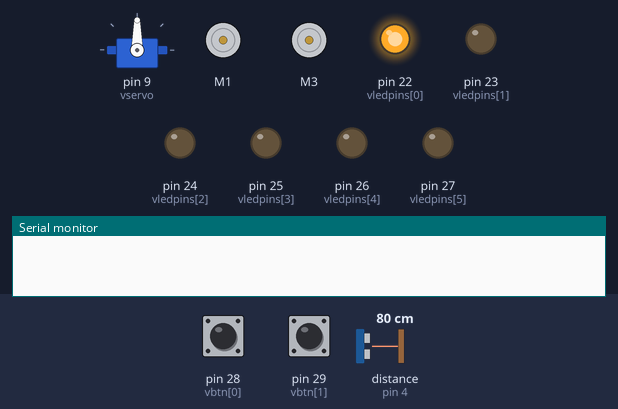
This sketch was run on a simulated Arduino Mega 2560, built with avr-gcc and run on an emulated ATmega2560. Parts: servo, 2 × DC motor (green arrow = forward, orange = backward, longer = faster), output pins drawn as LEDs (lit = HIGH), the last lines printed to the serial monitor. The test bench sets the inputs (shaded band); at power-on: pin 28 (vbtn[0]) LOW, distance to the obstacle (sensor on pin 4) 80 cm, pin 29 (vbtn[1]) LOW. The echo pulse lasts 58.3 µs per cm; pins used as bus, display or sensor lines are not drawn.

Above: at 4.2 s.
4.3 s: pin 28 (vbtn[0]) pulled HIGH for 0.15 s
At 6.2 s:
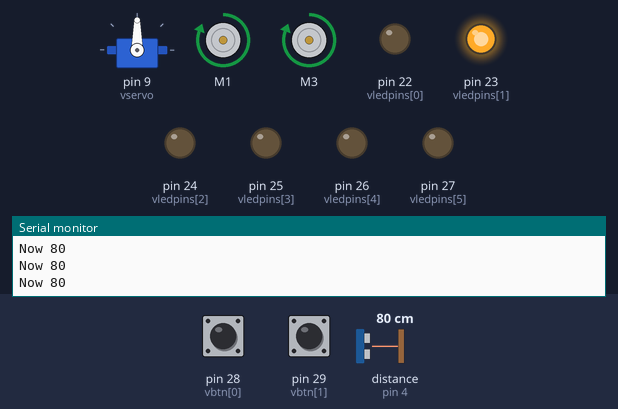
6.5 s: distance to the obstacle (sensor on pin 4) set to 33 cm
8.0 s: distance to the obstacle (sensor on pin 4) set to 26 cm
At 10.9 s:
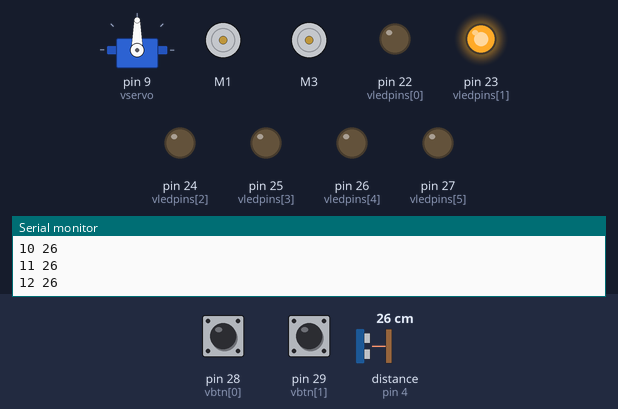
11.0 s: pin 29 (vbtn[1]) pulled HIGH for 3.2 s
At 15.0 s:
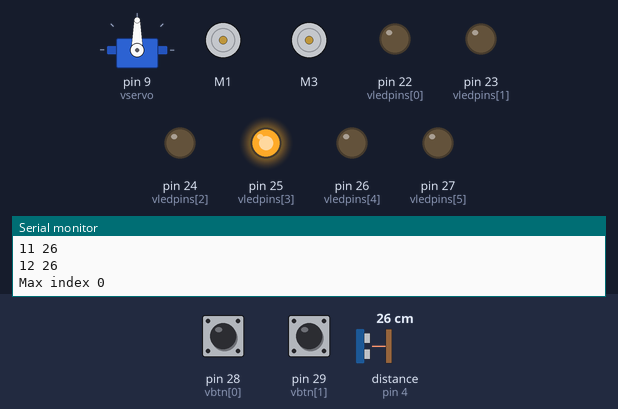
15.7 s: pin 29 (vbtn[1]) pulled HIGH for 0.15 s
At 16.8 s:
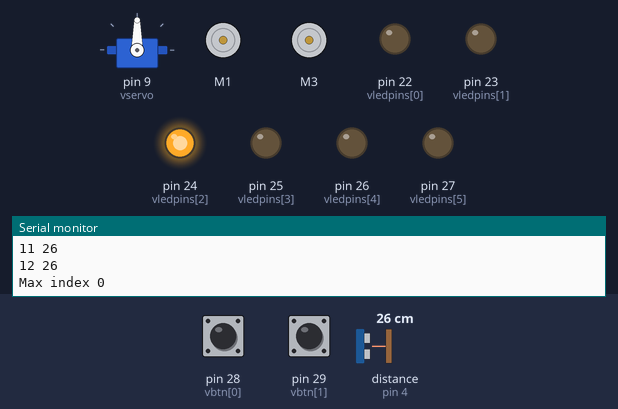
17.7 s: pin 29 (vbtn[1]) pulled HIGH for 1 s
At 18.5 s:
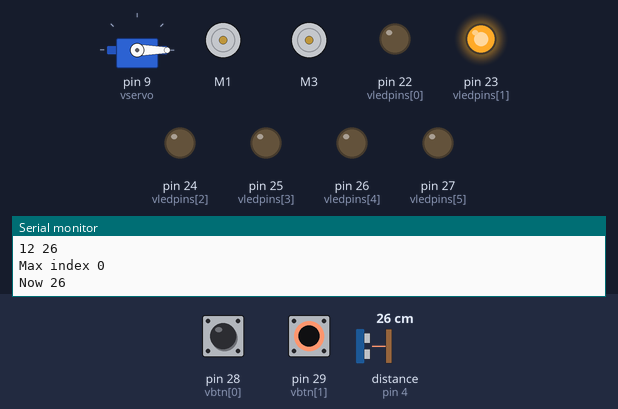
Timing chart, 0 to 21.7 s (numbered marks = the images above; inputs shaded):
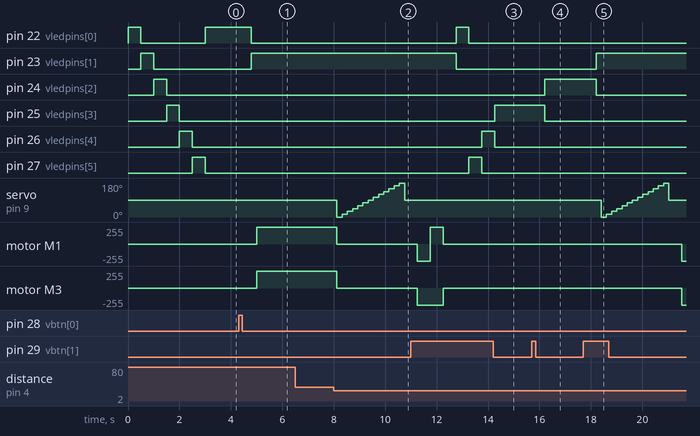

Measured:
- the behaviour switches between 30 and 29 cm on distance to the obstacle (sensor on pin 4) (found by bisection; images 1 and 2)
- after the input at 4.3 s, pin 22 (vledpins[0]): HIGH → LOW after 0.50 s; pin 23 (vledpins[1]): LOW → HIGH after 0.50 s; motor M1, motor M3: stopped → forward 255/255 after 0.71 s
- after the input at 8.0 s, servo on pin 9 (vservo): 90° → 0° after 0.13 s, → 15° 0.20 s later, → 30° 0.20 s later, → 45° 0.20 s later, … (14 changes in this stretch); motor M1, motor M3: forward 255/255 → stopped after 0.13 s
- after the input at 11.0 s, pin 22 (vledpins[0]): LOW → HIGH after 1.8 s, → LOW 0.50 s later; pin 23 (vledpins[1]): HIGH → LOW after 1.8 s; pin 25 (vledpins[3]): LOW → HIGH after 3.3 s; pin 26 (vledpins[4]): LOW → HIGH after 2.8 s, → LOW 0.50 s later; pin 27 (vledpins[5]): LOW → HIGH after 2.3 s, → LOW 0.50 s later
- after the input at 15.7 s, pin 24 (vledpins[2]): LOW → HIGH after 0.50 s; pin 25 (vledpins[3]): HIGH → LOW after 0.50 s
- after the input at 17.7 s, pin 23 (vledpins[1]): LOW → HIGH after 0.50 s; pin 24 (vledpins[2]): HIGH → LOW after 0.50 s; servo on pin 9 (vservo): 90° → 0° after 0.70 s, → 15° 0.20 s later, → 30° 0.20 s later, → 45° 0.20 s later, … (14 changes in this stretch); motor M1, motor M3: stopped → backward 255/255 after 3.8 s

The sketch:

vedroidmobil.ino
```cpp
#include <AFMotor.h> // Подключаем библиотеку для управления двигателями
#include <Servo.h>   // Подключаем библиотеку для сервоприводов
#include <SoftwareSerial.h> // Подключаем библиотеку для работы с Serial через дискретные порты

//Создаем объекты для двигателей
AF_DCMotor motor1(1); //канал М1 на Motor Shield — задний левый
AF_DCMotor motor2(3); //канал М2 на Motor Shield — задний правый й
// Создаем объект для сервопривода
Servo vservo;
// Прописываем пины используемые модулем Bluetooth
SoftwareSerial BTSerial(50, 51); // RX, TX
// Создаем переменную для команд Bluetooth
char vcmd;
// Создаем переменные для запоминания скорости левых и правых двигателей
int vspdL, vspdR;
/* Создаем переменную, на значение которой будет уменьшаться скорость при плавных поворотах.
Текущая скорость должна быть больше этого значения.  В противном случае двигатели со стороны направления поворота просто не будут вращаться */
const int vspd = 200;
// Заносим в массив пины, к которым подключены светодиоды
const int vledpins[6]={
  22,23,24,25,26,27};
// Создаем переменную для сохранения режима работы
int vmode;
// Создаем переменную для сохранения предыдущего режима работы
int vmodeprev = -1;
// Заносим в массив пины, к которым подключены кнопки
const int vbtn[2]={
  28,29};
// Массив для хранения углов поворота сервопривода (шаг 15 градусов)
const int vservo_array[13]={
  0,15,30,45,60,75,90,105,120,135,150,165,180};
// Массив для хранения данных о расстоянии под различными углами поворота сервопривода
int vHC_SR04_array[13];
// Пины, используемые ультразвуковым дальномером
const int vTrig = 2;
const int vEcho = 4;
// Переменные, для хранения данных с дальномера
unsigned int vtime_us=0;
unsigned int vdistance_sm=0;
// Минимальное расстояние в сантиметрах, при котором нужно искать новый маршрут движения
const int vmindistance = 30;
// Переменная для циклов перебора значения массивов vservo_array и vHC_SR04_array
int vservo_int;
// Переменные для цикла поиска максимального значения в массивах
int vmaxarrayindex_int;
int vmaxarrayvalue_int;

void setup() {
  // Устанавливаем скорость передачи данных по Bluetooth
  BTSerial.begin(9600);
  // Устанавливаем скорость передачи данных по кабелю
  Serial.begin(9600);
  // Выбираем пин к которому подключен сервопривод
  vservo.attach(9); // или 10, если воткнули в крайний разъём
  // Поворачиваем сервопривод в положение 90 градусов при каждом включении
  vservo.write(90);
  // Устанавливаем максимальную скорость вращения двигателей
  vspeed(255,255);
  /* Устанавливаем все выводы, к которым подключены светодиоды,
   в OUTPUT. Зажигаем и гасим светодиоды с интервалом в 0.5 сек
   для проверки */
  for (vmode = 0; vmode < 6; vmode = vmode + 1) {
    pinMode(vledpins[vmode], OUTPUT);
    digitalWrite(vledpins[vmode], HIGH);
    delay (500);
    digitalWrite(vledpins[vmode], LOW);
  }
  /* Устанавливаем выводы, к которым подключены кнопки, в INPUT. */
  pinMode(vbtn[0], INPUT);
  pinMode(vbtn[1], INPUT);
  // Устанавливаем значение первого режима работы робота
  vmode = 0;
  // Устанавливаем значение для пинов, к которым подключен ультразвуковой дальномер
  pinMode(vTrig, OUTPUT);
  pinMode(vEcho, INPUT);
}

void loop() {
  /* Переключение режимов работы робота */
  // Кнопка переключения на следующий режим - BTN1
  if (digitalRead(vbtn[0]) == HIGH) {
    vmode = vmode + 1;
    vmodeprev = vmode - 1;
    if (vmode > 5) {
      vmode = 0;
      vmodeprev = 5;
    }
    vrelease();
    delay (500);
  }
  // Кнопка переключения на предыдущий режим - BTN2
  if (digitalRead(vbtn[1]) == HIGH) {
    vmode = vmode - 1;
    vmodeprev = vmode + 1;
    if (vmode < 0) {
      vmode = 5;
      vmodeprev = 0;
    }
    vrelease();
    delay (500);
  }
  // Засвечиваем светодиод текущего режима работы
  digitalWrite(vledpins[vmode], HIGH);
  // Гасим светодиод предыдущего режима работы
  if (vmodeprev > -1) {
    digitalWrite(vledpins[vmodeprev], LOW);
  }
  /* Выбор режима работы */
  switch (vmode) {
  case 0:
    // Режим ожидания
    break;
  case 1:
    // Режим работы с использованием ультразвукового дальномера
    vultrasoundmode();
    break;
  case 2:
    // Режим
    break;
  case 3:
    // Режим управления через Bluetooth
    vbluetoothmode();
    break;
  case 4:
    // Режим
    break;
  case 5:
    // Режим
    break;
  }
}
/* Режим работы с использованием ультразвукового дальномера */
void vultrasoundmode(){
  vservo.write(90);
  delay(200);
  Serial.print("Now ");
  Serial.println(vHC_SR04());
  // Если расстояние меньше наименьшего, то
  if (vHC_SR04() < vmindistance) {
    // Останавливаем двигатели
    vrelease();
    // Крутим серву измеряя расстояния и занося данные в массив
    for (vservo_int = 0; vservo_int < 13; vservo_int = vservo_int + 1) {
      vservo.write(vservo_array[vservo_int]);
      delay(200);
      vHC_SR04_array[vservo_int] = vHC_SR04();
      // Выводим данные для отладки
      Serial.print(vservo_int);
      Serial.print(" ");
      Serial.println(vHC_SR04_array[vservo_int]);
    }
    vservo.write(90);
    delay(500);
    // Поиск в массиве позиции с максимальным значением
    vmaxarrayindex_int = 0;
    vmaxarrayvalue_int = 0;
    for (vservo_int = 0; vservo_int < 13; vservo_int = vservo_int + 1) {
      if (vHC_SR04_array[vservo_int] > vmaxarrayvalue_int) {
        vmaxarrayindex_int = vservo_int;
        vmaxarrayvalue_int = vHC_SR04_array[vservo_int];
      }
    }
    Serial.print("Max index ");
    Serial.println(vmaxarrayindex_int);
    // Проверка - если максимальное значение массива меньше минимального расстояния, то едем назад
    if (vHC_SR04_array[vmaxarrayindex_int] < vmindistance) {
      vbackward();
      delay(500);
    }
    /* Проверка - если индекс максимального значения массива меньше 6 то поворачиваем вправо,
    иначе влево */
    if (vmaxarrayindex_int < 6) {
      vright();
      delay(500);
    }
    else
    {
      vleft();
      delay(500);
    }
  }
  else
  {
    // Едем прямо
    vforward();
  }
}

/* Режим управления через Bluetooth */
void vbluetoothmode() {
  // Если есть данные с Bluetooth
  if (BTSerial.available())
  {
    /* Читаем команды и заносим их в переменную.
     (char) преобразует код символа команды в символ */
    vcmd = (char)BTSerial.read();
    // Отправляем команду в порт, чтобы можно было их проверить в "Мониторе порта"
    Serial.println(vcmd);

    // Вперед
    if (vcmd == 'F') {
      vforward();
    }
    // Назад
    if (vcmd == 'B')
    {
      vbackward();
    }
    // Влево
    if (vcmd == 'L')
    {
      vleft();
    }
    // Вправо
    if (vcmd == 'R')
    {
      vright();
    }
    // Прямо и влево
    if (vcmd == 'G')
    {
      vforwardleft();
    }
    // Прямо и вправо
    if (vcmd == 'I')
    {
      vforwardright();
    }
    // Назад и влево
    if (vcmd == 'H')
    {
      vbackwardleft();
    }
    // Назад и вправо
    if (vcmd == 'J')
    {
      vbackwardright();
    }
    // Стоп
    if (vcmd == 'S')
    {
      vrelease();
    }
    // Скорость 0%
    if (vcmd == '0')
    {
      vspeed(0,0);
    }
    // Скорость 10%
    if (vcmd == '1')
    {
      vspeed(25,25);
    }
    // Скорость 20%
    if (vcmd == '2')
    {
      vspeed(50,50);
    }
    // Скорость 30%
    if (vcmd == '3')
    {
      vspeed(75,75);
    }
    // Скорость 40%
    if (vcmd == '4')
    {
      vspeed(100,100);
    }
    // Скорость 50%
    if (vcmd == '5')
    {
      vspeed(125,125);
    }
    // Скорость 60%
    if (vcmd == '6')
    {
      vspeed(150,150);
    }
    // Скорость 70%
    if (vcmd == '7')
    {
      vspeed(175,175);
    }
    // Скорость 80%
    if (vcmd == '8')
    {
      vspeed(200,200);
    }
    // Скорость 90%
    if (vcmd == '9')
    {
      vspeed(225,225);
    }
    // Скорость 100%
    if (vcmd == 'q')
    {
      vspeed(255,255);
    }
  }
}

/* Функция определения расстояния с дальномера */
int vHC_SR04() {
  digitalWrite(vTrig, HIGH); // Подаем сигнал на выход микроконтроллера
  delayMicroseconds(10); // Удерживаем 10 микросекунд
  digitalWrite(vTrig, LOW); // Затем убираем
  vtime_us=pulseIn(vEcho, HIGH); // Замеряем длину импульса
  vdistance_sm=vtime_us/58; // Пересчитываем в сантиметры
  return vdistance_sm; // Возвращаем значение
}

/* Функции управления двигателями */

// Вперед
void vforward() {
  vspeed(vspdL,vspdR);
  vforwardRL();
}

// Вперед для RL
void vforwardRL() {
  motor1.run(FORWARD);
  motor2.run(FORWARD);
}

// Назад
void vbackward() {
  vspeed(vspdL,vspdR);
  vbackwardRL();
}

// Назад для RL
void vbackwardRL() {
  motor1.run(BACKWARD);
  motor2.run(BACKWARD);
}

// Влево
void vleft() {
  vspeed(vspdL,vspdR);
  motor1.run(BACKWARD);
  motor2.run(FORWARD);
}

// Вправо
void vright() {
  vspeed(vspdL,vspdR);
  motor1.run(FORWARD);
  motor2.run(BACKWARD);

}

// Вперед и влево
void vforwardleft() {
  if (vspdL > vspd) {
    vspeed(vspdL-vspd,vspdR);
  }
  else
  {
    vspeed(0,vspdR);
  }
  vforwardRL();
}

// Вперед и вправо
void vforwardright() {
  if (vspdR > vspd) {
    vspeed(vspdL,vspdR-vspd);
  }
  else
  {
    vspeed(vspdL,0);
  }
  vforwardRL();
}

// Назад и влево
void vbackwardleft() {
  if (vspdL > vspd) {
    vspeed(vspdL-vspd,vspdR);
  }
  else
  {
    vspeed(0,vspdR);
  }
  vbackwardRL();
}

// Назад и вправо
void vbackwardright() {
  if (vspdR > vspd) {
    vspeed(vspdL,vspdR-vspd);
  }
  else
  {
    vspeed(vspdL,0);
  }
  vbackwardRL();
}

// Стоп
void vrelease(){
  motor1.run(RELEASE);
  motor2.run(RELEASE);

}

// Изменение скорости
void vspeed(int spdL,int spdR){
  if (spdL == spdR) {
    vspdL=spdL;
    vspdR=spdR;
  }
  motor1.setSpeed(spdL);
  motor2.setSpeed(spdR);


}
```
